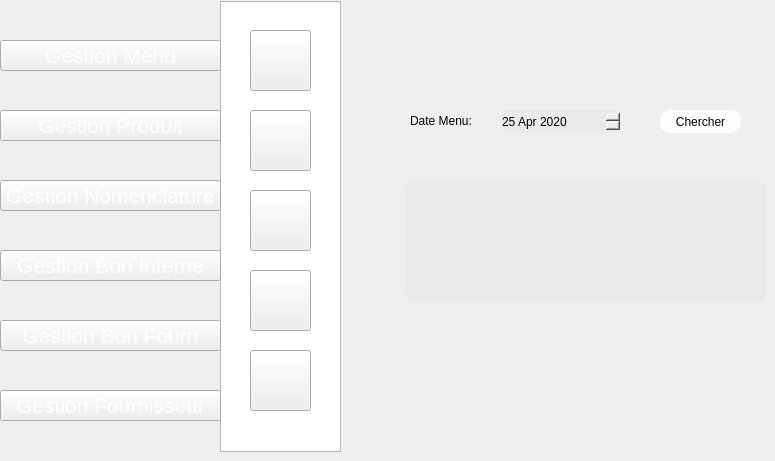
    <widget class="QWidget" name="page_10">
     <widget class="QPushButton" name="pushButton_212">
      <property name="geometry">
       <rect>
        <x>250</x>
        <y>110</y>
        <width>61</width>
        <height>61</height>
       </rect>
      </property>
      <property name="styleSheet">
       <string notr="true">image: url(:/new/prefix1/img/icon-modif2 (1).png);</string>
      </property>
      <property name="text">
       <string/>
      </property>
     </widget>
     <widget class="QListView" name="listView_21">
      <property name="geometry">
       <rect>
        <x>220</x>
        <y>1</y>
        <width>121</width>
        <height>451</height>
       </rect>
      </property>
      <property name="styleSheet">
       <string notr="true">background-image: url(:/new/prefix1/img/selected.png);</string>
      </property>
     </widget>
     <widget class="QPushButton" name="pushButton_213">
      <property name="geometry">
       <rect>
        <x>250</x>
        <y>30</y>
        <width>61</width>
        <height>61</height>
       </rect>
      </property>
      <property name="styleSheet">
       <string notr="true">image: url(:/new/prefix1/img/icon-ajout2.png);
background-image: url(:/new/prefix1/img/bg.png);</string>
      </property>
      <property name="text">
       <string/>
      </property>
     </widget>
     <widget class="QPushButton" name="pushButton_215">
      <property name="geometry">
       <rect>
        <x>250</x>
        <y>190</y>
        <width>61</width>
        <height>61</height>
       </rect>
      </property>
      <property name="styleSheet">
       <string notr="true">image: url(:/new/prefix1/img/icon-afficher2.png);</string>
      </property>
      <property name="text">
       <string/>
      </property>
     </widget>
     <widget class="QPushButton" name="pushButton_216">
      <property name="geometry">
       <rect>
        <x>250</x>
        <y>270</y>
        <width>61</width>
        <height>61</height>
       </rect>
      </property>
      <property name="styleSheet">
       <string notr="true">image: url(:/new/prefix1/img/icon-supp2 (1).png);</string>
      </property>
      <property name="text">
       <string/>
      </property>
     </widget>
     <widget class="QPushButton" name="pushButton_217">
      <property name="geometry">
       <rect>
        <x>250</x>
        <y>350</y>
        <width>61</width>
        <height>61</height>
       </rect>
      </property>
      <property name="styleSheet">
       <string notr="true">image: url(:/new/prefix1/img/aa.png);</string>
      </property>
      <property name="text">
       <string/>
      </property>
     </widget>
     <widget class="QPushButton" name="pushButton_298">
      <property name="geometry">
       <rect>
        <x>0</x>
        <y>320</y>
        <width>221</width>
        <height>31</height>
       </rect>
      </property>
      <property name="font">
       <font>
        <pointsize>16</pointsize>
        <weight>50</weight>
        <bold>false</bold>
       </font>
      </property>
      <property name="styleSheet">
       <string notr="true">color: rgb(255, 255, 255);

</string>
      </property>
      <property name="text">
       <string>Gestion Bon Fourn</string>
      </property>
     </widget>
     <widget class="QPushButton" name="pushButton_297">
      <property name="geometry">
       <rect>
        <x>0</x>
        <y>390</y>
        <width>221</width>
        <height>31</height>
       </rect>
      </property>
      <property name="font">
       <font>
        <pointsize>16</pointsize>
        <weight>50</weight>
        <bold>false</bold>
       </font>
      </property>
      <property name="styleSheet">
       <string notr="true">color: rgb(255, 255, 255);

</string>
      </property>
      <property name="text">
       <string>Gestion Fournisseur</string>
      </property>
     </widget>
     <widget class="QPushButton" name="pushButton_296">
      <property name="geometry">
       <rect>
        <x>0</x>
        <y>250</y>
        <width>221</width>
        <height>31</height>
       </rect>
      </property>
      <property name="font">
       <font>
        <pointsize>16</pointsize>
        <weight>50</weight>
        <bold>false</bold>
       </font>
      </property>
      <property name="styleSheet">
       <string notr="true">color: rgb(255, 255, 255);

</string>
      </property>
      <property name="text">
       <string>Gestion Bon Interne</string>
      </property>
     </widget>
     <widget class="QPushButton" name="pushButton_294">
      <property name="geometry">
       <rect>
        <x>0</x>
        <y>180</y>
        <width>221</width>
        <height>31</height>
       </rect>
      </property>
      <property name="font">
       <font>
        <pointsize>16</pointsize>
        <weight>50</weight>
        <bold>false</bold>
       </font>
      </property>
      <property name="styleSheet">
       <string notr="true">color: rgb(255, 255, 255);

</string>
      </property>
      <property name="text">
       <string>Gestion Nomenclature</string>
      </property>
     </widget>
     <widget class="QPushButton" name="pushButton_295">
      <property name="geometry">
       <rect>
        <x>0</x>
        <y>110</y>
        <width>221</width>
        <height>31</height>
       </rect>
      </property>
      <property name="font">
       <font>
        <pointsize>16</pointsize>
        <weight>50</weight>
        <bold>false</bold>
       </font>
      </property>
      <property name="styleSheet">
       <string notr="true">color: rgb(255, 255, 255);

</string>
      </property>
      <property name="text">
       <string>Gestion Produit</string>
      </property>
     </widget>
     <widget class="QPushButton" name="cherchermenu">
      <property name="geometry">
       <rect>
        <x>660</x>
        <y>110</y>
        <width>81</width>
        <height>23</height>
       </rect>
      </property>
      <property name="styleSheet">
       <string notr="true">                                         border-radius: 10px;
background-color: rgb(253, 253, 253);
                                        
font: 9pt &quot;MS Reference Sans Serif&quot;;</string>
      </property>
      <property name="text">
       <string>Chercher</string>
      </property>
     </widget>
     <widget class="QTableView" name="tableView_2">
      <property name="geometry">
       <rect>
        <x>405</x>
        <y>181</y>
        <width>361</width>
        <height>121</height>
       </rect>
      </property>
      <property name="styleSheet">
       <string notr="true">                                     border-radius: 10px;
font: 9pt &quot;MS Reference Sans Serif&quot;;
background-color: rgb(234, 234, 234);</string>
      </property>
     </widget>
     <widget class="QLabel" name="label_73">
      <property name="geometry">
       <rect>
        <x>410</x>
        <y>110</y>
        <width>81</width>
        <height>21</height>
       </rect>
      </property>
      <property name="styleSheet">
       <string notr="true">
                                     border-radius: 10px;
font: 9pt &quot;MS Reference Sans Serif&quot;;
</string>
      </property>
      <property name="text">
       <string>Date Menu:</string>
      </property>
     </widget>
     <widget class="QDateEdit" name="dateEdit_4">
      <property name="geometry">
       <rect>
        <x>500</x>
        <y>110</y>
        <width>121</width>
        <height>23</height>
       </rect>
      </property>
      <property name="styleSheet">
       <string notr="true">                                         border-radius: 10px;
background-color: rgb(234, 234, 234);
font: 9pt &quot;MS Reference Sans Serif&quot;;

</string>
      </property>
      <property name="dateTime">
       <datetime>
        <hour>0</hour>
        <minute>0</minute>
        <second>0</second>
        <year>2020</year>
        <month>4</month>
        <day>25</day>
       </datetime>
      </property>
      <property name="minimumDateTime">
       <datetime>
        <hour>0</hour>
        <minute>0</minute>
        <second>0</second>
        <year>2020</year>
        <month>1</month>
        <day>1</day>
       </datetime>
      </property>
     </widget>
     <widget class="QPushButton" name="pushButton_293">
      <property name="geometry">
       <rect>
        <x>0</x>
        <y>40</y>
        <width>221</width>
        <height>31</height>
       </rect>
      </property>
      <property name="font">
       <font>
        <pointsize>16</pointsize>
        <weight>50</weight>
        <bold>false</bold>
       </font>
      </property>
      <property name="styleSheet">
       <string notr="true">color: rgb(255, 255, 255);

</string>
      </property>
      <property name="text">
       <string>Gestion Menu</string>
      </property>
     </widget>
     <zorder>listView_21</zorder>
     <zorder>pushButton_212</zorder>
     <zorder>pushButton_213</zorder>
     <zorder>pushButton_215</zorder>
     <zorder>pushButton_216</zorder>
     <zorder>pushButton_217</zorder>
     <zorder>pushButton_298</zorder>
     <zorder>pushButton_297</zorder>
     <zorder>pushButton_296</zorder>
     <zorder>pushButton_294</zorder>
     <zorder>pushButton_295</zorder>
     <zorder>cherchermenu</zorder>
     <zorder>tableView_2</zorder>
     <zorder>label_73</zorder>
     <zorder>dateEdit_4</zorder>
     <zorder>pushButton_293</zorder>
    </widget>
